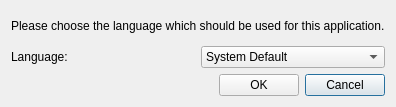
<?xml version="1.0" encoding="UTF-8"?>
<ui version="4.0">
 <class>LanguageDlg</class>
 <widget class="QDialog" name="LanguageDlg">
  <property name="geometry">
   <rect>
    <x>0</x>
    <y>0</y>
    <width>374</width>
    <height>107</height>
   </rect>
  </property>
  <property name="windowTitle">
   <string>Language</string>
  </property>
  <property name="windowIcon">
   <iconset resource="images.qrc">
    <normaloff>:/new/prefix1/images/applications-education-language.png</normaloff>:/new/prefix1/images/applications-education-language.png</iconset>
  </property>
  <layout class="QVBoxLayout" name="verticalLayout">
   <item>
    <widget class="QLabel" name="label">
     <property name="text">
      <string>Please choose the language which should be used for this application.</string>
     </property>
    </widget>
   </item>
   <item>
    <layout class="QGridLayout" name="gridLayout_2">
     <item row="0" column="0">
      <widget class="QLabel" name="lblLanguage">
       <property name="text">
        <string>Language:</string>
       </property>
      </widget>
     </item>
     <item row="0" column="1">
      <widget class="QComboBox" name="cmbLanguage">
       <item>
        <property name="text">
         <string>System Default</string>
        </property>
       </item>
       <item>
        <property name="text">
         <string>American English</string>
        </property>
       </item>
       <item>
        <property name="text">
         <string>Russian</string>
        </property>
       </item>
       <item>
        <property name="text">
         <string>Serbian</string>
        </property>
       </item>
       <item>
        <property name="text">
         <string>Serbian Latin</string>
        </property>
       </item>
      </widget>
     </item>
    </layout>
   </item>
   <item>
    <layout class="QGridLayout" name="gridLayout">
     <item row="0" column="2">
      <widget class="QPushButton" name="btnCancel">
       <property name="text">
        <string>Cancel</string>
       </property>
      </widget>
     </item>
     <item row="0" column="1">
      <widget class="QPushButton" name="btnOk">
       <property name="text">
        <string>OK</string>
       </property>
      </widget>
     </item>
     <item row="0" column="0">
      <spacer name="horizontalSpacer">
       <property name="orientation">
        <enum>Qt::Horizontal</enum>
       </property>
       <property name="sizeHint" stdset="0">
        <size>
         <width>40</width>
         <height>20</height>
        </size>
       </property>
      </spacer>
     </item>
    </layout>
   </item>
  </layout>
 </widget>
 <resources>
  <include location="images.qrc"/>
 </resources>
 <connections/>
</ui>
